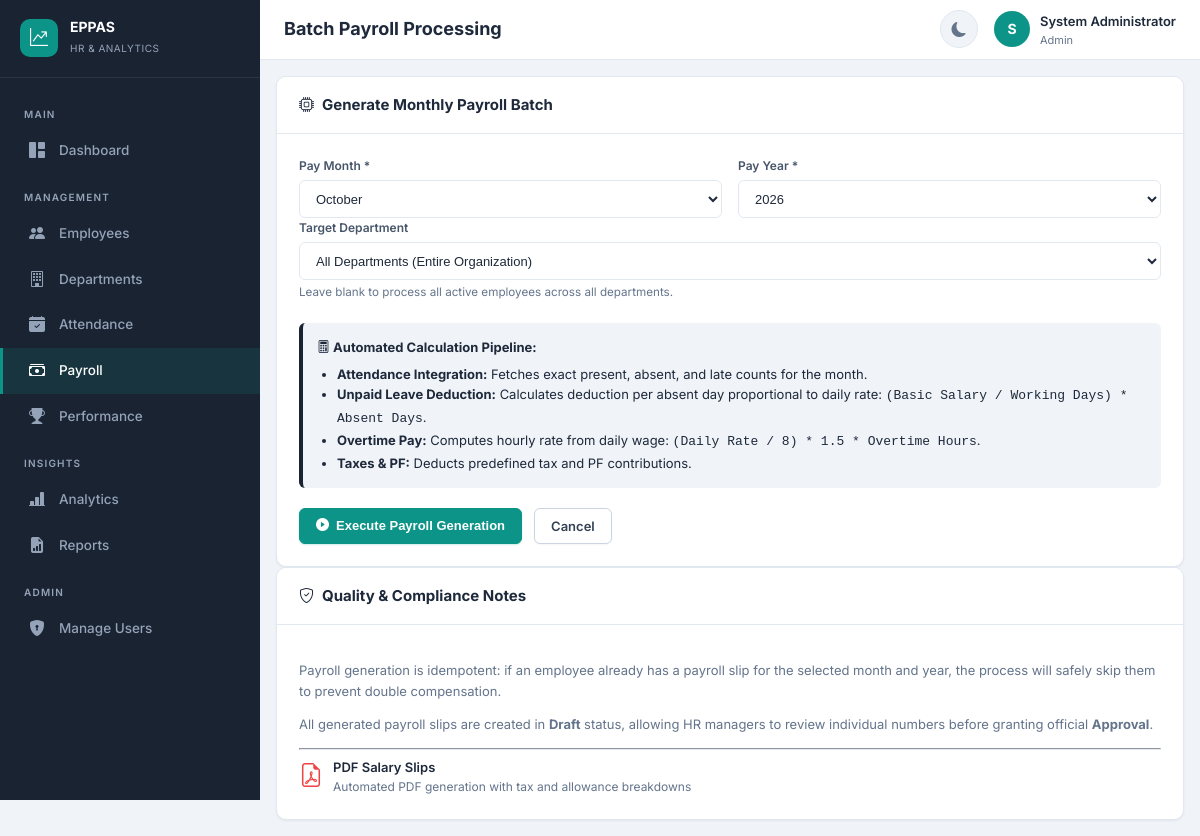
Page /payroll/generate (signed in) on the committed database.
### app/models.py (models this page shows, shortened)
class User(UserMixin, db.Model):
    __tablename__ = 'users'
    id = db.Column(db.Integer, primary_key=True)
    email = db.Column(db.String(120), unique=True, nullable=False, index=True)
    password_hash = db.Column(db.String(256), nullable=False)
    full_name = db.Column(db.String(100), nullable=False)
    role = db.Column(db.String(20), nullable=False, default='employee')  # admin, hr_manager, employee
    is_active = db.Column(db.Boolean, default=True)
    employee_id = db.Column(db.Integer, db.ForeignKey('employees.id'), nullable=True)
    created_at = db.Column(db.DateTime, default=datetime.utcnow)
    updated_at = db.Column(db.DateTime, default=datetime.utcnow, onupdate=datetime.utcnow)
    employee = db.relationship('Employee', backref='user_account', uselist=False, foreign_keys=[employee_id])
    @property
    def is_admin(self):
        return self.role == 'admin'
    @property
    def is_hr(self):
        return self.role in ('admin', 'hr_manager')

### app/payroll/routes.py (the view, shortened to what this page needs)
@payroll_bp.route('/generate', methods=['GET', 'POST'])
@login_required
@hr_required
def generate_payroll():
    departments = Department.query.order_by(Department.name).all()
    return render_template('payroll/generate.html', departments=departments,
                          current_month=date.today().month, current_year=date.today().year)

### app/auth/routes.py (called while the page is built)
def hr_required(f):
    @wraps(f)
    def decorated_function(*args, **kwargs):
        if not current_user.is_authenticated or not current_user.is_hr:
            flash('HR Manager access required.', 'danger')
            return redirect(url_for('analytics.dashboard'))
        return f(*args, **kwargs)
    return decorated_function

### app/templates/payroll/generate.html (shortened to what this page needs)
{% extends "base.html" %}
{% block page_title %}Batch Payroll Processing{% endblock %}
{% block content %}
<div class="row">
  <div class="col-md-7">
    <div class="card">
      <div class="card-header">
        <h6><i class="bi bi-cpu"></i> Generate Monthly Payroll Batch</h6>
      </div>
      <div class="card-body">
        <form method="POST">
          <div class="row">
            <div class="col-md-6">
              <div class="form-group">
                <label class="form-label">Pay Month *</label>
                <select name="month" class="form-select" required>
                  {% for m in range(1, 13) %}
                  <option value="{{ m }}" {% if m == current_month %}selected{% endif %}>
                    {{ ['January', 'February', 'March', 'April', 'May', 'June', 'July', 'August', 'September', 'October', 'November', 'December'][m-1] }}
                  </option>
                  {% endfor %}
                </select>
              </div>
            </div>
            <div class="col-md-6">
              <div class="form-group">
                <label class="form-label">Pay Year *</label>
                <select name="year" class="form-select" required>
                  {% for y in range(2022, 2028) %}
                  <option value="{{ y }}" {% if y == current_year %}selected{% endif %}>{{ y }}</option>
                  {% endfor %}
                </select>
              </div>
            </div>
          </div>
          <div class="form-group">
            <label class="form-label">Target Department</label>
            <select name="department_id" class="form-select">
              <option value="">All Departments (Entire Organization)</option>
            </select>
            <small class="text-muted">Leave blank to process all active employees across all departments.</small>
          </div>
          <div style="background:var(--surface);border-left:4px solid var(--primary);padding:14px;border-radius:var(--radius-sm);margin:20px 0;font-size:13px;">
            <strong style="display:block;margin-bottom:6px;"><i class="bi bi-calculator"></i> Automated Calculation Pipeline:</strong>
            <ul style="margin:0 0 0 20px;padding:0;line-height:1.6;">
              <li><strong>Attendance Integration:</strong> Fetches exact present, absent, and late counts for the month.</li>
              <li><strong>Unpaid Leave Deduction:</strong> Calculates deduction per absent day proportional to daily rate: <code>(Basic Salary / Working Days) * Absent Days</code>.</li>
              <li><strong>Overtime Pay:</strong> Computes hourly rate from daily wage: <code>(Daily Rate / 8) * 1.5 * Overtime Hours</code>.</li>
              <li><strong>Taxes &amp; PF:</strong> Deducts predefined tax and PF contributions.</li>
            </ul>
          </div>
          <div style="display:flex;gap:12px;">
            <button type="submit" class="btn btn-primary" onclick="return confirm('Generate payroll for the selected period?');">
              <i class="bi bi-play-circle-fill"></i> Execute Payroll Generation
            </button>
            <a href="{{ url_for('payroll.payroll_list') }}" class="btn btn-secondary">Cancel</a>
          </div>
        </form>
      </div>
    </div>
  </div>
  <div class="col-md-5">
    <div class="card">
      <div class="card-header">
        <h6><i class="bi bi-shield-check"></i> Quality &amp; Compliance Notes</h6>
      </div>
      <div class="card-body" style="font-size:13px;line-height:1.6;">
        <p class="text-muted">
          Payroll generation is idempotent: if an employee already has a payroll slip for the selected month and year, the process will safely skip them to prevent double compensation.
        </p>
        <p class="text-muted">
          All generated payroll slips are created in <strong>Draft</strong> status, allowing HR managers to review individual numbers before granting official <strong>Approval</strong>.
        </p>
        <hr style="border-color:var(--border);">
        <div style="display:flex;gap:10px;align-items:center;">
          <i class="bi bi-file-earmark-pdf" style="font-size:24px;color:var(--danger);"></i>
          <div>
            <div style="font-weight:600;">PDF Salary Slips</div>
            <div class="text-muted" style="font-size:12px;">Automated PDF generation with tax and allowance breakdowns</div>
          </div>
        </div>
      </div>
    </div>
  </div>
</div>
{% endblock %}

### app/templates/base.html (shortened to what this page needs)
<!DOCTYPE html>
<html lang="en" data-theme="light">
<head>
  <link href="https://cdn.jsdelivr.net/npm/bootstrap-icons@1.11.2/font/bootstrap-icons.css" rel="stylesheet">
  <link href="{{ url_for('static', filename='css/style.css') }}" rel="stylesheet">
</head>
<body>
  {% if current_user.is_authenticated %}
  <nav class="sidebar" id="sidebar">
    <div class="sidebar-brand">
      <div class="brand-icon"><i class="bi bi-graph-up-arrow"></i></div>
      <div>
        <h5>EPPAS</h5>
        <small>HR &amp; Analytics</small>
      </div>
    </div>
    <div class="sidebar-nav">
      <div class="nav-section">Main</div>
      <a class="nav-link {% if request.endpoint == 'analytics.dashboard' %}active{% endif %}" href="{{ url_for('analytics.dashboard') }}">
        <i class="bi bi-grid-1x2-fill"></i> Dashboard
      </a>
      <div class="nav-section">Management</div>
      {% if current_user.is_hr %}
      <a class="nav-link {% if 'employees' in request.endpoint|default('') %}active{% endif %}" href="{{ url_for('employees.employee_list') }}">
        <i class="bi bi-people-fill"></i> Employees
      </a>
      <a class="nav-link {% if request.endpoint == 'employees.department_list' %}active{% endif %}" href="{{ url_for('employees.department_list') }}">
        <i class="bi bi-building"></i> Departments
      </a>
      {% endif %}
      <a class="nav-link {% if 'attendance' in request.endpoint|default('') %}active{% endif %}" href="{{ url_for('attendance.attendance_list') }}">
        <i class="bi bi-calendar-check-fill"></i> Attendance
      </a>
      <a class="nav-link {% if 'payroll' in request.endpoint|default('') %}active{% endif %}" href="{{ url_for('payroll.payroll_list') }}">
        <i class="bi bi-cash-stack"></i> Payroll
      </a>
      <a class="nav-link {% if 'performance' in request.endpoint|default('') %}active{% endif %}" href="{{ url_for('performance.performance_list') }}">
        <i class="bi bi-trophy-fill"></i> Performance
      </a>
      {% if current_user.is_hr %}
      <div class="nav-section">Insights</div>
      <a class="nav-link {% if request.endpoint == 'analytics.analytics_detail' %}active{% endif %}" href="{{ url_for('analytics.analytics_detail') }}">
        <i class="bi bi-bar-chart-line-fill"></i> Analytics
      </a>
      <a class="nav-link {% if 'reports' in request.endpoint|default('') %}active{% endif %}" href="{{ url_for('reports.reports_index') }}">
        <i class="bi bi-file-earmark-bar-graph-fill"></i> Reports
      </a>
      {% endif %}
      {% if current_user.is_admin %}
      <div class="nav-section">Admin</div>
      <a class="nav-link {% if request.endpoint == 'auth.manage_users' %}active{% endif %}" href="{{ url_for('auth.manage_users') }}">
        <i class="bi bi-shield-lock-fill"></i> Manage Users
      </a>
      {% endif %}
    </div>
  </nav>
  <header class="topbar">
    <div style="display:flex;align-items:center;gap:12px;">
      <span class="page-title">{% block page_title %}Dashboard{% endblock %}</span>
    </div>
    <div class="topbar-actions">
      <button class="btn-icon" id="themeToggle" title="Toggle theme"><i class="bi bi-moon-fill"></i></button>
      <div class="user-menu dropdown" style="position:relative;">
        <div class="user-avatar" onclick="document.getElementById('userDropdown').classList.toggle('show')">
          {{ current_user.full_name[0]|upper }}
        </div>
        <div class="user-info" onclick="document.getElementById('userDropdown').classList.toggle('show')" style="cursor:pointer">
          <span>{{ current_user.full_name }}</span>
          <small>{{ current_user.role|replace('_', ' ')|title }}</small>
        </div>
      </div>
    </div>
  </header>
  <main class="main-content">
    <div class="content-wrapper">
      {% block content %}{% endblock %}
    </div>
  </main>
  {% else %}
    {% block public_content %}{% endblock %}
  {% endif %}
</body>
</html>

### rows in the picture
User: full_name "S", full_name "System Administrator", role "Admin"

### other values in the picture
form field month "October"
form field year "2026"
